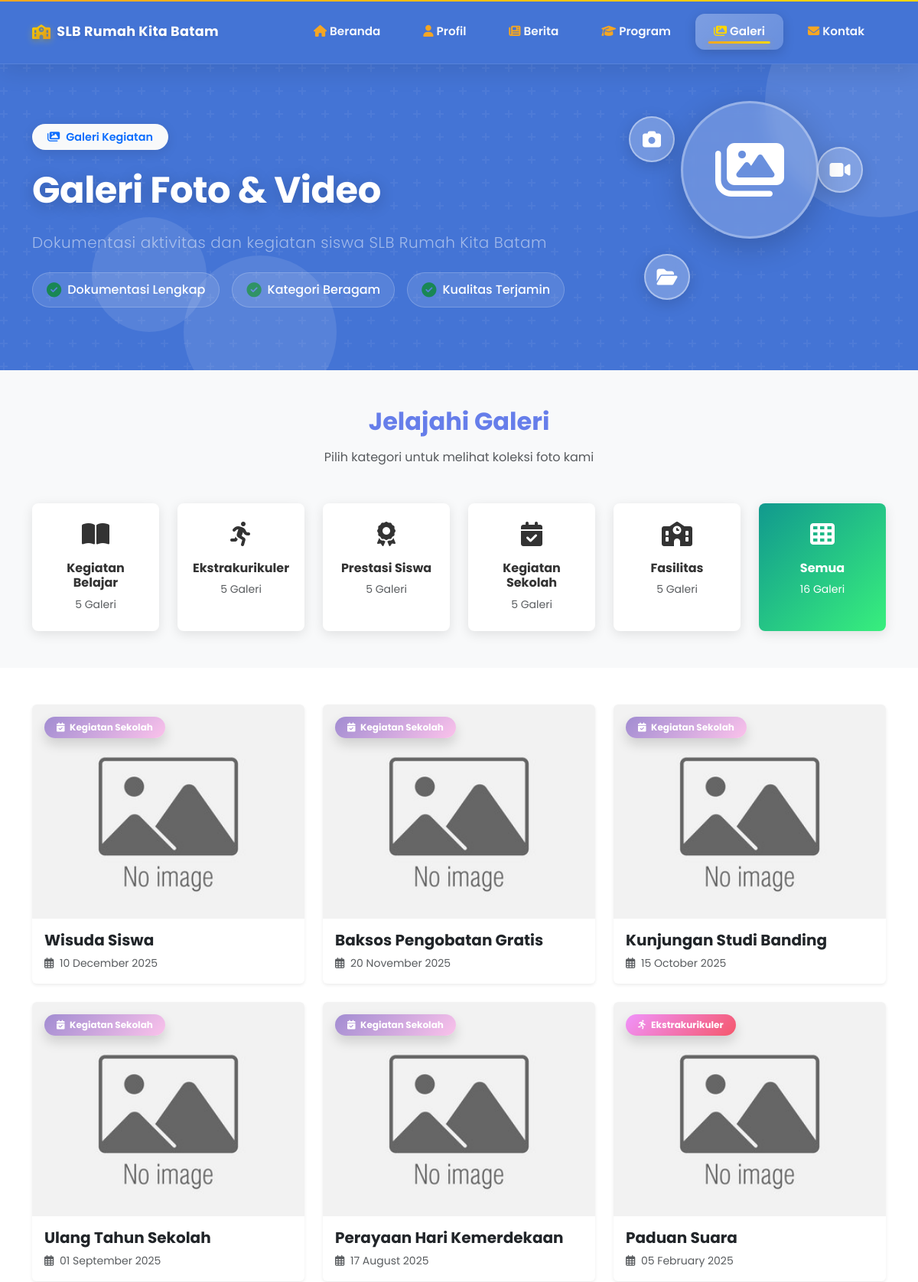
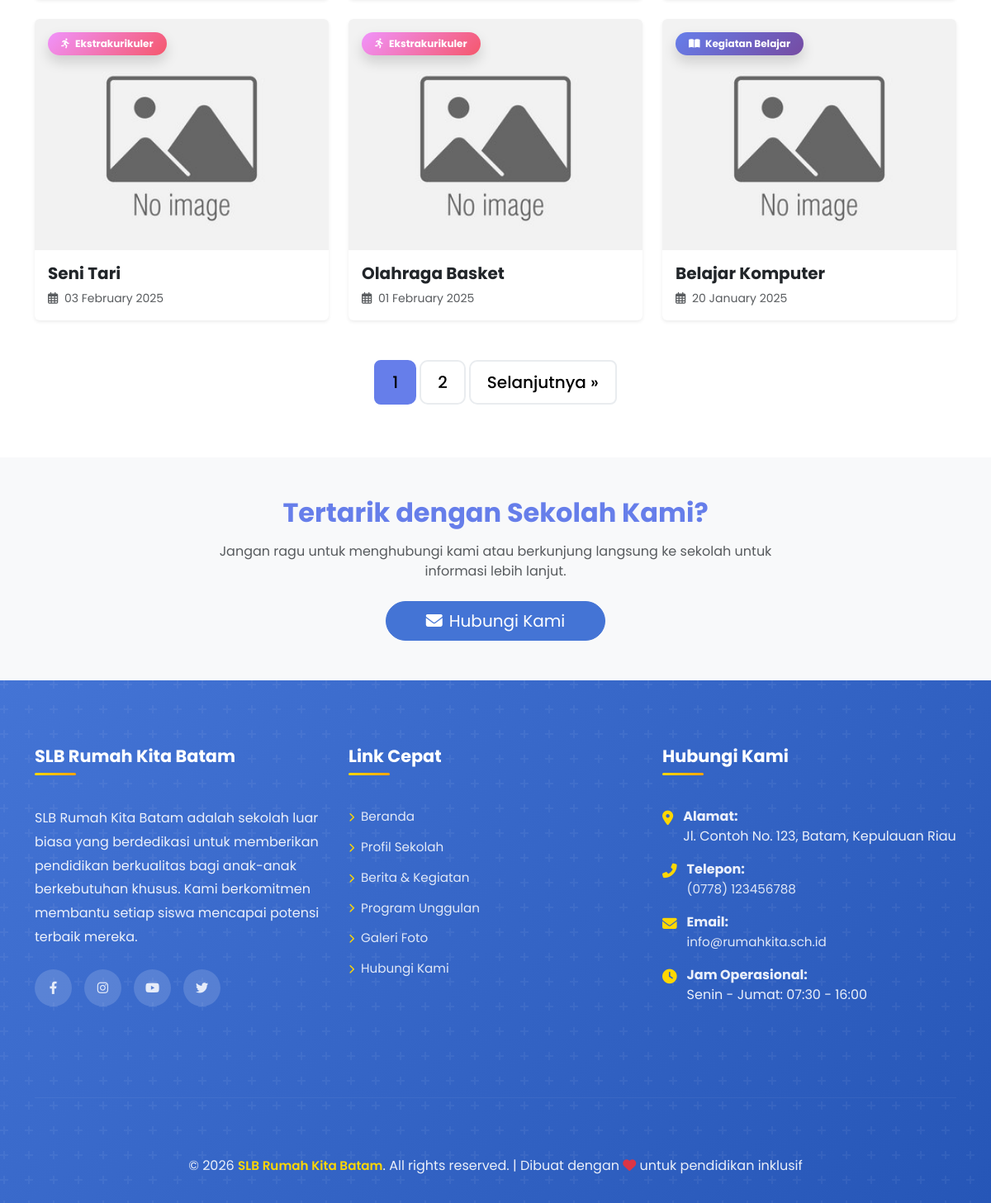
The page /galeri.php on the database its author committed (2 pictures, top to bottom).
### tables this page shows
CREATE TABLE `pengaturan` (
  `id` int(11) NOT NULL,
  `nama_sekolah` varchar(255) NOT NULL DEFAULT 'SLB Rumah Kita Batam',
  `alamat` text DEFAULT NULL,
  `telepon` varchar(50) DEFAULT NULL,
  `email` varchar(100) DEFAULT NULL,
  `logo` varchar(255) DEFAULT NULL,
  `maps_embed` text DEFAULT NULL,
  `facebook` varchar(255) DEFAULT NULL,
  `instagram` varchar(255) DEFAULT NULL,
  `youtube` varchar(255) DEFAULT NULL,
  `whatsapp` varchar(50) DEFAULT NULL,
  `meta_title` varchar(255) DEFAULT NULL,
  `meta_description` text DEFAULT NULL,
  `meta_keywords` text DEFAULT NULL,
  `footer_text` text DEFAULT NULL,
  `updated_at` timestamp NOT NULL DEFAULT current_timestamp() ON UPDATE current_timestamp()
);

CREATE TABLE `galeri` (
  `id` int(11) NOT NULL,
  `judul` varchar(255) NOT NULL,
  `deskripsi` text DEFAULT NULL,
  `gambar` varchar(255) NOT NULL,
  `tanggal` date NOT NULL,
  `kategori` varchar(100) NOT NULL DEFAULT 'kegiatan',
  `created_at` timestamp NOT NULL DEFAULT current_timestamp()
);

### galeri.php (the view, shortened to what the rows shown need)
<?php
require_once 'includes/header.php';
$defaultGalleryImage = 'gambar/galerydefault.jpg';
$page = isset($_GET['page']) ? (int)$_GET['page'] : 1;
$perPage = 9;
$offset = ($page - 1) * $perPage;
$kategori = isset($_GET['kategori']) ? $_GET['kategori'] : '';
if ($kategori) {
    $galeri = fetchAll("SELECT * FROM galeri WHERE kategori = '$kategori' ORDER BY tanggal DESC LIMIT $offset, $perPage");
} else {
    $galeri = fetchAll("SELECT * FROM galeri ORDER BY tanggal DESC LIMIT $offset, $perPage");
}
$kategoriInfo = [
    'kbm' => ['nama' => 'Kegiatan Belajar', 'icon' => 'fa-book-open', 'color' => '#667eea', 'gradient' => 'linear-gradient(135deg, #667eea 0%, #764ba2 100%)'],
    'eskul' => ['nama' => 'Ekstrakurikuler', 'icon' => 'fa-running', 'color' => '#f093fb', 'gradient' => 'linear-gradient(135deg, #f093fb 0%, #f5576c 100%)'],
    'prestasi' => ['nama' => 'Prestasi Siswa', 'icon' => 'fa-award', 'color' => '#ff9a9e', 'gradient' => 'linear-gradient(135deg, #ff9a9e 0%, #fecfef 100%)'],
    'kegiatan' => ['nama' => 'Kegiatan Sekolah', 'icon' => 'fa-calendar-check', 'color' => '#a18cd1', 'gradient' => 'linear-gradient(135deg, #a18cd1 0%, #fbc2eb 100%)'],
    'fasilitas' => ['nama' => 'Fasilitas', 'icon' => 'fa-school', 'color' => '#48c6ef', 'gradient' => 'linear-gradient(135deg, #48c6ef 0%, #6f86d6 100%)']
];
?>
<section class="elegant-header-section position-relative overflow-hidden">
    <div class="container position-relative">
        <div class="row align-items-center py-5">
            <div class="col-lg-8">
                <h1 class="fw-bold mb-4 text-white animate-title">
                    Galeri Foto & Video
                </h1>
            </div>
        </div>
    </div>
</section>
<section class="py-5 bg-light">
    <div class="container">
        <div class="text-center mb-5">
            <h2 class="fw-bold mb-3" style="color: #667eea;">Jelajahi Galeri</h2>
        </div>
    </div>
</section>
<section class="py-5">
    <div class="container">
        <?php if ($galeri): ?>
            <div class="row g-4">
                <?php foreach ($galeri as $item): ?>
                    <div class="col-lg-4 col-md-6 col-12">
                        <div class="gallery-card card border-0 h-100 shadow-sm">
                            <div class="position-relative overflow-hidden rounded-top">
                                <?php
                                $imagePath = 'uploads/galeri/' . $item['gambar'];
                                $fileExists = $item['gambar'] && file_exists($imagePath);
                                if ($fileExists): ?>
                                    <img src="<?php echo htmlspecialchars($imagePath); ?>"
                                         alt="<?php echo htmlspecialchars($item['judul']); ?>"
                                         class="card-img-top gallery-image" style="height: 280px; object-fit: cover;">
                                <?php else: ?>
                                    <img src="<?php echo $defaultGalleryImage; ?>"
                                         alt="<?php echo htmlspecialchars($item['judul']); ?>"
                                         class="card-img-top gallery-image" style="height: 280px; object-fit: cover;">
                                <?php endif; ?>
                                <?php if (isset($item['kategori']) && isset($kategoriInfo[$item['kategori']])): ?>
                                    <div class="position-absolute top-0 start-0 m-3">
                                        <span class="badge rounded-pill px-3 py-2 shadow" style="background: <?php echo $kategoriInfo[$item['kategori']]['gradient']; ?>;">
                                            <i class="fas <?php echo $kategoriInfo[$item['kategori']]['icon']; ?> me-1"></i>
                                            <?php echo $kategoriInfo[$item['kategori']]['nama']; ?>
                                        </span>
                                    </div>
                                <?php endif; ?>
                            </div>
                            <div class="card-body">
                                <h5 class="card-title fw-bold mb-2"><?php echo htmlspecialchars($item['judul']); ?></h5>
                                <p class="card-text text-muted small mb-0">
                                    <i class="far fa-calendar-alt me-1"></i>
                                    <?php echo date('d F Y', strtotime($item['tanggal'])); ?>
                                </p>
                            </div>
                        </div>
                    </div>
                <?php endforeach; ?>
            </div>
        <?php endif; ?>
    </div>
</section>
<section class="py-5 bg-light">
    <div class="container">
        <div class="row justify-content-center">
            <div class="col-lg-8 text-center">
                <h2 class="fw-bold mb-3" style="color: #667eea;">Tertarik dengan Sekolah Kami?</h2>
            </div>
        </div>
    </div>
</section>
<?php require_once 'includes/footer.php'; ?>

### includes/header.php (shortened to what the rows shown need)
<?php
require_once 'config/database.php';
$pengaturan = fetchOne("SELECT * FROM pengaturan WHERE id = 1");
?>
<!DOCTYPE html>
<html lang="id">
<head>
    <link href="https://cdn.jsdelivr.net/npm/bootstrap@5.3.0/dist/css/bootstrap.min.css" rel="stylesheet">
    <link href="https://cdnjs.cloudflare.com/ajax/libs/font-awesome/6.4.0/css/all.min.css" rel="stylesheet">
</head>
<body>
    <nav class="navbar navbar-expand-lg navbar-dark sticky-top" id="mainNavbar">
        <div class="container">
            <a class="navbar-brand" href="index.php">
                <i class="fas fa-school me-2"></i>
                <span><?php echo htmlspecialchars($pengaturan['nama_sekolah'] ?? 'SLB Rumah Kita Batam'); ?></span>
            </a>
        </div>
    </nav>

### includes/footer.php (shortened to what the rows shown need)
<?php
require_once 'config/database.php';
$pengaturan = fetchOne("SELECT * FROM pengaturan WHERE id = 1");
?>
<footer class="footer">
        <div class="container position-relative">
            <div class="row">
                <div class="col-lg-4 col-md-6 mb-5">
                    <div class="footer-about">
                        <h5><?php echo htmlspecialchars($pengaturan['nama_sekolah']); ?></h5>
                        <p class="mt-4">
                            SLB Rumah Kita Batam adalah sekolah luar biasa yang berdedikasi untuk memberikan pendidikan berkualitas bagi anak-anak berkebutuhan khusus. Kami berkomitmen membantu setiap siswa mencapai potensi terbaik mereka.
                        </p>
                        <div class="social-icons">
                            <a href="#" title="Facebook" data-bs-toggle="tooltip" data-bs-placement="top">
                            </a>
                            <a href="#" title="Instagram" data-bs-toggle="tooltip" data-bs-placement="top">
                            </a>
                            <a href="#" title="YouTube" data-bs-toggle="tooltip" data-bs-placement="top">
                            </a>
                            <a href="#" title="Twitter" data-bs-toggle="tooltip" data-bs-placement="top">
                            </a>
                        </div>
                    </div>
                </div>
                <div class="col-lg-4 col-md-6 mb-5">
                    <div class="footer-contact">
                        <div class="mt-4">
                            <div class="contact-item">
                                <i class="fas fa-map-marker-alt"></i>
                                <div>
                                    <strong>Alamat:</strong><br>
                                    <?php echo nl2br(htmlspecialchars($pengaturan['alamat'])); ?>
                                </div>
                            </div>
                            <div class="contact-item">
                                <div>
                                    <strong>Telepon:</strong><br>
                                    <a href="tel:<?php echo htmlspecialchars($pengaturan['telepon']); ?>" style="margin-left: 0;">
                                        <?php echo htmlspecialchars($pengaturan['telepon']); ?>
                                    </a>
                                </div>
                            </div>
                            <div class="contact-item">
                                <div>
                                    <strong>Email:</strong><br>
                                    <a href="mailto:<?php echo htmlspecialchars($pengaturan['email']); ?>" style="margin-left: 0;">
                                        <?php echo htmlspecialchars($pengaturan['email']); ?>
                                    </a>
                                </div>
                            </div>
                        </div>
                    </div>
                </div>
            </div>
            <div class="row">
                <div class="col-md-12 text-center">
                    <div class="copyright">
                        <p class="mb-0">
                            &copy; <?php echo date('Y'); ?> <a href="#"><?php echo htmlspecialchars($pengaturan['nama_sekolah']); ?></a>.
                            All rights reserved. | Dibuat dengan <i class="fas fa-heart text-danger" style="animation: heartbeat 1.5s ease infinite;"></i> untuk pendidikan inklusif
                        </p>
                    </div>
                </div>
            </div>
        </div>
    </footer>
</body>
</html>

### rows shown on the page
pengaturan: nama_sekolah "SLB Rumah Kita Batam", alamat "Jl. Contoh No. 123, Batam, Kepulauan Riau", telepon "(0778) 123456788", email "info@rumahkita.sch.id"
galeri: kategori "Kegiatan Sekolah", judul "Wisuda Siswa", tanggal "10 December 2025"
galeri: kategori "Kegiatan Sekolah", judul "Baksos Pengobatan Gratis", tanggal "20 November 2025"
galeri: kategori "Kegiatan Sekolah", judul "Kunjungan Studi Banding", tanggal "15 October 2025"
galeri: kategori "Kegiatan Sekolah", judul "Ulang Tahun Sekolah", tanggal "01 September 2025"
galeri: kategori "Kegiatan Sekolah", judul "Perayaan Hari Kemerdekaan", tanggal "17 August 2025"
galeri: kategori "Ekstrakurikuler", judul "Paduan Suara", tanggal "05 February 2025"
galeri: kategori "Ekstrakurikuler", judul "Seni Tari", tanggal "03 February 2025"
galeri: kategori "Ekstrakurikuler", judul "Olahraga Basket", tanggal "01 February 2025"
galeri: kategori "Kegiatan Belajar", judul "Belajar Komputer", tanggal "20 January 2025"

### other values the page prints
$total_galeri['total'] "16"
